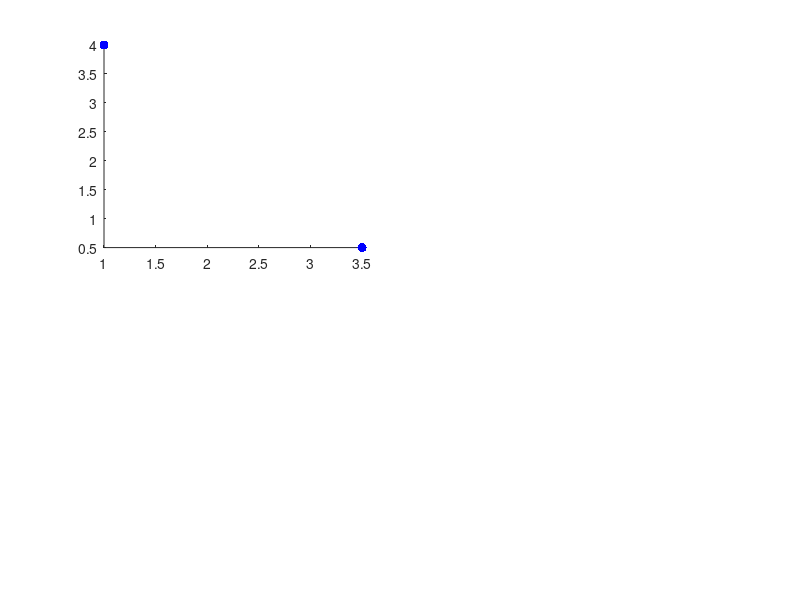

Reproduce this figure in MATLAB. (Note: this script raises an error after producing the figure.)
clear;
clc;
%%  test p2 PRM algorithm
%% choose test cases
for test = 1:1:4
% test case 1 
if test == 1
    NumNodes = 50;
    qI = [3.5;0.5];
    qG = [1;4];
    delta_q = 0.3;
    Obs = {[0 2 2 0;1 1 2 2],[4 5 5 4;1 1 3 3]};
    num_obs = size(Obs);
    xmax = 5;
    ymax = 5;
    K = 5;
    workspace = [0 xmax xmax 0;0 0 ymax ymax];
  
% test case 2 
elseif test == 2
    NumNodes = 100;
    qI = [1;0.5];
    qG = [4.9;4.5];
    delta_q = 0.5;
    Obs = {[1 2 2.5 1.5 0 ;1 1 2 3 2],[3.71 4.17 4.81 3.93 3.78; 4.14 3.97 4.83 4.91 4.67],[4 5 5 4;1 1 3 3]};
    num_obs = size(Obs);
    xmax = 5;
    ymax = 5;
    K = 5;
    workspace = [0 xmax xmax 0;0 0 ymax ymax];
% test case 3 
elseif test == 3
    NumNodes = 100;
    qI = [3.5;0.5];
    qG = [1;4];
    delta_q = 0.3;
    Obs = {[0 2 2 0;1 1 2 2],[4 5 5 4;1 1 3 3],[1.5 2 2 1.5 1 1;3 3.2 3.7 4.1 3.7 3.2 ]};
    num_obs = size(Obs);
    xmax = 5;
    ymax = 5;
    K = 5;
    workspace = [0 xmax xmax 0;0 0 ymax ymax];
% test case 4  
else 
    NumNodes = 100;
    qI = [1;0.5];
    qG = [1.5;4.7];
    delta_q = 0.3;
    Obs = {[0 2 2 0;1 1 2 2],[4 5 5 4;1 1 3 3],[1 3 3 1; 3 3 4 4]};
    num_obs = size(Obs);
    xmax = 5;
    ymax = 5;
    K = 5;
    workspace = [0 xmax xmax 0;0 0 ymax ymax];
end

%% Draw
subplot(2,2,test)
hold on;
plot(qI(1,1),qI(2,1),'b.','MarkerSize',20);
plot(qG(1,1),qG(2,1),'b.','MarkerSize',20);
draw_poly(workspace,'WS');
for i = 1:1: num_obs(2)
    draw_poly(Obs{i},'O');
end
[path,V,G] = build_PRM(qI,qG,NumNodes,K,Obs,xmax,ymax);



%% draw vertices
num_V = size(V);
for i = 1:num_V(2)
    plot(V(1,i),V(2,i),'blacko','MarkerSize',4);
end
%% draw edges
num_G = size(G);
map = [];
for i  = 1:num_G(2)
    for j = 1:num_G(2)
        if G(i,j)~=0
            map = [map [i;j]];
        end
    end
end
num_map = size(map);
for i = 1:num_map(2)
    q0 = V(:,map(1,i));
    q1 = V(:,map(2,i));
    plot([q0(1,1) q1(1,1)],[q0(2,1) q1(2,1)],'black','LineWidth',1)
end
%% draw path
num_path = size(path);
for i = 1:num_path(2)
    plot(path(1,i),path(2,i),'g.','MarkerSize',10)
    if i~=1
       plot([path(1,i-1) path(1,i)],[path(2,i-1) path(2,i)],'red','LineWidth',3)
    end
end
a = G;
%%
hold off;
title('Test',test)
grid on;
axis([0 xmax -0.5 ymax+0.5]);
axis equal;


end

